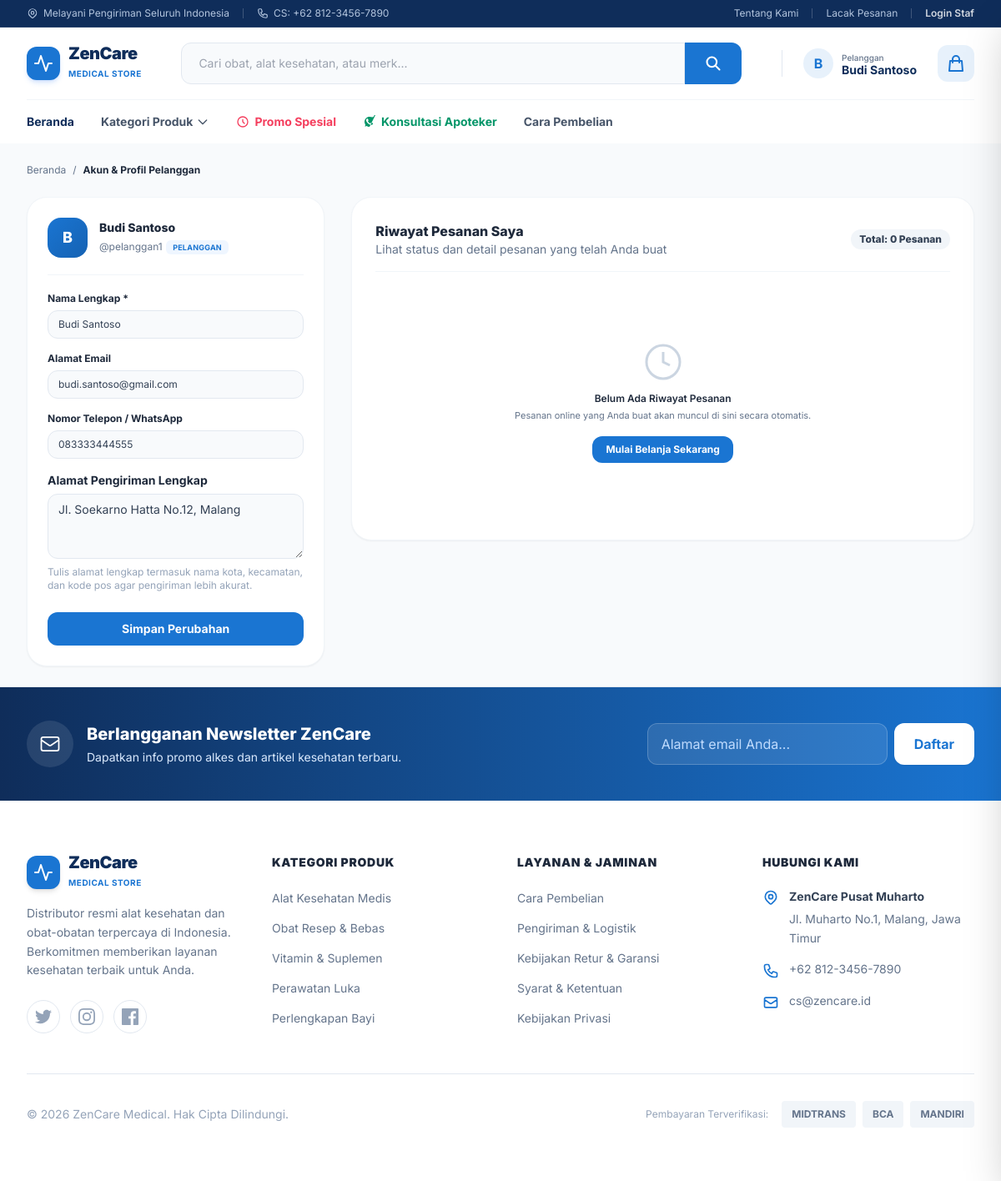
Page /ecommerce/profil.php (signed in) on the committed database.
### tables this page shows
CREATE TABLE users (
    id INT AUTO_INCREMENT PRIMARY KEY,
    username VARCHAR(50) NOT NULL UNIQUE,
    password VARCHAR(255) NOT NULL COMMENT 'bcrypt hash',
    nama_lengkap VARCHAR(100) NOT NULL,
    role ENUM('superadmin', 'admin', 'pelanggan') NOT NULL,
     
    email VARCHAR(150) NULL,
    telepon VARCHAR(20) NULL,
    alamat TEXT NULL COMMENT 'Alamat utama pelanggan untuk pengiriman',
    kota_id INT NULL COMMENT 'ID kota RajaOngkir untuk kalkulasi ongkir',
    is_active BOOLEAN DEFAULT 1,
    created_at TIMESTAMP DEFAULT CURRENT_TIMESTAMP
);

### ecommerce/profil.php (the view, shortened to what this page needs)
<?php
require_once __DIR__ . '/header.php';
$userId = $_SESSION['user_id'];
$stmtUser = $pdo->prepare("SELECT * FROM users WHERE id = ?");
$stmtUser->execute([$userId]);
$user = $stmtUser->fetch();
$stmtOrders = $pdo->prepare("
    SELECT p.*, 'Pusat' AS nama_cabang
    FROM penjualan p
    WHERE p.id_user = ?
    ORDER BY p.id DESC
");
$stmtOrders->execute([$userId]);
$orders = $stmtOrders->fetchAll();
$orderDetails = [];
?>
<main class="max-w-7xl mx-auto px-4 lg:px-8 py-6 flex-1 w-full">
    <nav class="flex items-center gap-2 text-xs text-zcMut mb-6">
        <a href="index.php" class="hover:text-zc transition">Beranda</a>
        <span>/</span>
        <span class="text-zcTxt font-bold">Akun &amp; Profil Pelanggan</span>
    </nav>
    <div class="grid grid-cols-1 lg:grid-cols-12 gap-8 items-start">
        <div class="lg:col-span-4 bg-white border border-slate-100 rounded-3xl p-6 shadow-sm">
            <div class="flex items-center gap-3.5 pb-5 border-b border-slate-100 mb-5">
                <div class="w-12 h-12 rounded-2xl bg-gradient-to-br from-zc to-zcHv text-white font-extrabold text-lg flex items-center justify-center shadow-xs">
                    <?= strtoupper(substr($user['nama_lengkap'] ?? 'P', 0, 1)) ?>
                </div>
                <div>
                    <h2 class="text-sm font-extrabold text-zcTxt leading-tight"><?= htmlspecialchars($user['nama_lengkap'] ?? '') ?></h2>
                    <span class="text-xs text-zcMut">@<?= htmlspecialchars($user['username'] ?? '') ?></span>
                    <span class="inline-block mt-0.5 px-2 py-0.5 rounded-md bg-blue-50 text-zc font-bold text-[9px] uppercase tracking-wide">
                        <?= htmlspecialchars($user['role'] ?? 'pelanggan') ?>
                    </span>
                </div>
            </div>
            <form method="POST" class="space-y-4 text-xs">
                <div>
                    <label class="block font-bold text-zcTxt mb-1.5">Nama Lengkap *</label>
                    <input type="text" name="nama_lengkap" required value="<?= htmlspecialchars($user['nama_lengkap'] ?? '') ?>"
                           class="w-full px-3 py-2 border border-slate-200 rounded-xl bg-slate-50 focus:bg-white focus:outline-none focus:border-zc transition">
                </div>
                <div>
                    <label class="block font-bold text-zcTxt mb-1.5">Alamat Email</label>
                    <input type="email" name="email" value="<?= htmlspecialchars($user['email'] ?? '') ?>" placeholder="nama@email.com"
                           class="w-full px-3 py-2 border border-slate-200 rounded-xl bg-slate-50 focus:bg-white focus:outline-none focus:border-zc transition">
                </div>
                <div>
                    <label class="block font-bold text-zcTxt mb-1.5">Nomor Telepon / WhatsApp</label>
                    <input type="text" name="telepon" value="<?= htmlspecialchars($user['telepon'] ?? '') ?>" placeholder="08123456789"
                           class="w-full px-3 py-2 border border-slate-200 rounded-xl bg-slate-50 focus:bg-white focus:outline-none focus:border-zc transition">
                </div>
                <div>
                    <label class="block font-bold text-zcTxt mb-1.5 text-sm">Alamat Pengiriman Lengkap</label>
                    <textarea name="alamat" rows="3" placeholder="Jl. Raya No. 123, RT/RW, Kelurahan, Kecamatan, Kota/Kabupaten, Provinsi, Kode Pos"
                              class="w-full px-3 py-2 border border-slate-200 rounded-xl bg-slate-50 focus:bg-white focus:outline-none focus:border-zc transition text-sm"><?= htmlspecialchars($user['alamat'] ?? '') ?></textarea>
                    <p class="text-xs text-slate-400 mt-1">Tulis alamat lengkap termasuk nama kota, kecamatan, dan kode pos agar pengiriman lebih akurat.</p>
                </div>
                <div class="pt-2">
                    <button type="submit" class="w-full py-2.5 px-4 bg-zc hover:bg-zcHv text-white font-bold rounded-xl shadow-xs transition cursor-pointer active:scale-95 text-sm">
                        Simpan Perubahan
                    </button>
                </div>
            </form>
        </div>
        <div class="lg:col-span-8 bg-white border border-slate-100 rounded-3xl p-6 sm:p-7 shadow-sm">
            <div class="flex items-center justify-between pb-4 border-b border-slate-100 mb-5">
                <div>
                    <h2 class="text-base font-extrabold text-zcTxt">Riwayat Pesanan Saya</h2>
                    <p class="text-sm text-zcMut">Lihat status dan detail pesanan yang telah Anda buat</p>
                </div>
                <span class="text-xs font-extrabold bg-slate-100 text-slate-700 px-2.5 py-1 rounded-full">
                    Total: <?= count($orders) ?> Pesanan
                </span>
            </div>
            <?php if (!empty($orders)): ?>
                <div class="space-y-4">
                    <?php foreach ($orders as $ord):
                        $status = $ord['status_pesanan'];
                        if ($status === 'Selesai') {
                            $badgeClass = 'bg-emerald-50 text-emerald-700 border-emerald-200';
                        } elseif ($status === 'Diproses' || $status === 'Dikirim') {
                            $badgeClass = 'bg-blue-50 text-blue-700 border-blue-200';
                        } elseif ($status === 'Dibatalkan') {
                            $badgeClass = 'bg-rose-50 text-rose-700 border-rose-200';
                        } else {
                            $badgeClass = 'bg-amber-50 text-amber-800 border-amber-200';
                        }
                        $items = $orderDetails[$ord['id']] ?? [];
                    ?>
                    <div class="border border-slate-100 rounded-2xl p-4 hover:border-zc/30 hover:shadow-xs transition-all bg-slate-50/40">
                        <div class="flex flex-col sm:flex-row sm:items-center justify-between gap-2 pb-3 border-b border-slate-100 text-xs">
                            <div class="flex items-center gap-2">
                                <span class="font-mono font-bold text-zcTxt text-[13px]"><?= htmlspecialchars($ord['no_invoice']) ?></span>
                                <span class="text-slate-300">&bull;</span>
                                <span class="text-zcMut text-[11px]"><?= date('d M Y, H:i', strtotime($ord['created_at'])) ?></span>
                            </div>
                            <div class="flex items-center gap-2 self-start sm:self-auto">
                                <span class="px-2.5 py-0.5 rounded-md border text-[10px] font-bold <?= $badgeClass ?>">
                                    <?= htmlspecialchars($status) ?>
                                </span>
                                <?php if ($status === 'Menunggu Pembayaran'): ?>
                                    <button onclick="lanjutkanPembayaran('<?= htmlspecialchars($ord['snap_token']) ?>', '<?= htmlspecialchars($ord['no_invoice']) ?>')" class="px-2 py-0.5 bg-zc border border-zc hover:bg-zcHv text-white text-[10px] font-bold rounded-md shadow-2xs transition flex items-center gap-1">
                                        Bayar
                                    </button>
                                    <form method="POST" class="m-0 p-0" onsubmit="return confirm('Apakah Anda yakin ingin membatalkan pesanan ini?');">
                                        <input type="hidden" name="action" value="cancel_order">
                                        <input type="hidden" name="no_invoice" value="<?= htmlspecialchars($ord['no_invoice']) ?>">
                                        <button type="submit" class="px-2 py-0.5 bg-white border border-rose-200 hover:border-rose-500 text-rose-500 text-[10px] font-bold rounded-md shadow-2xs transition flex items-center gap-1">
                                            Batal
                                        </button>
                                    </form>
                                <?php elseif (in_array($status, ['Dikirim', 'Siap Diambil'])): ?>
                                    <form method="POST" class="m-0 p-0" onsubmit="return confirm('Apakah Anda yakin telah menerima pesanan ini dengan baik?');">
                                        <input type="hidden" name="action" value="selesai_order">
                                        <input type="hidden" name="no_invoice" value="<?= htmlspecialchars($ord['no_invoice']) ?>">
                                        <button type="submit" class="px-2 py-0.5 bg-emerald-500 hover:bg-emerald-600 border border-emerald-600 text-white text-[10px] font-bold rounded-md shadow-2xs transition flex items-center gap-1">
                                            Pesanan Diterima
                                        </button>
                                    </form>
                                    <a href="../pos/cetak_invoice.php?no_invoice=<?= urlencode($ord['no_invoice']) ?>" target="_blank"
                                       class="px-2 py-0.5 bg-white border border-slate-200 hover:border-zc text-zc text-[10px] font-bold rounded-md shadow-2xs transition flex items-center gap-1">
                                        Struk
                                    </a>
                                <?php else: ?>
                                    <a href="../pos/cetak_invoice.php?no_invoice=<?= urlencode($ord['no_invoice']) ?>" target="_blank"
                                       class="px-2 py-0.5 bg-white border border-slate-200 hover:border-zc text-zc text-[10px] font-bold rounded-md shadow-2xs transition flex items-center gap-1">
                                        <svg class="w-3 h-3" viewBox="0 0 24 24" fill="none" stroke="currentColor" stroke-width="2"><path d="M6 9V2h12v7M6 18H4a2 2 0 01-2-2v-5a2 2 0 012-2h16a2 2 0 012 2v5a2 2 0 01-2 2h-2"/><rect x="6" y="14" width="12" height="8"/></svg>
                                        Struk
                                    </a>
                                <?php endif; ?>
                            </div>
                        </div>
                        <div class="py-3 text-xs space-y-1.5">
                            <?php foreach ($items as $it): ?>
                            <div class="flex items-center justify-between text-slate-700">
                                <div class="flex items-center gap-2 truncate max-w-md">
                                    <span class="w-1.5 h-1.5 rounded-full bg-zc/50 shrink-0"></span>
                                    <span class="font-semibold text-zcTxt truncate"><?= htmlspecialchars($it['nama_produk']) ?> &mdash; <?= htmlspecialchars($it['nama_variasi']) ?></span>
                                    <span class="text-zcMut text-[11px]">x<?= intval($it['qty']) ?> <?= htmlspecialchars($it['satuan_besar'] ?: 'Box') ?></span>
                                </div>
                                <span class="font-medium text-[11px] shrink-0">
                                    Rp <?= number_format($it['harga_satuan'] * $it['qty'], 0, ',', '.') ?>
                                </span>
                            </div>
                            <?php endforeach; ?>
                        </div>
                        <div class="pt-3 border-t border-slate-100 flex flex-col sm:flex-row sm:items-center justify-between gap-2 text-xs">
                            <div class="text-[11px] text-zcMut">
                                <span>Kurir: <strong class="text-zcTxt"><?= strtoupper(htmlspecialchars($ord['kurir'] ?: 'REGULER')) ?> (<?= htmlspecialchars($ord['layanan'] ?: '-') ?>)</strong></span>
                                <span class="mx-1.5">&bull;</span>
                                <span>Ongkir: Rp <?= number_format($ord['ongkir'], 0, ',', '.') ?></span>
                            </div>
                            <div class="flex items-baseline gap-1.5">
                                <span class="text-xs text-zcMut">Total Bayar:</span>
                                <span class="text-sm font-extrabold text-zcTxt">
                                    Rp <?= number_format($ord['total_harga'], 0, ',', '.') ?>
                                </span>
                            </div>
                        </div>
                    </div>
                    <?php endforeach; ?>
                </div>
            <?php else: ?>
                <div class="py-16 text-center text-slate-400">
                    <svg class="w-12 h-12 text-slate-300 mx-auto mb-3" viewBox="0 0 24 24" fill="none" stroke="currentColor" stroke-width="1.5"><circle cx="12" cy="12" r="10"/><polyline points="12 6 12 12 16 14"/></svg>
                    <p class="text-xs font-semibold text-zcTxt mb-1">Belum Ada Riwayat Pesanan</p>
                    <p class="text-[11px] text-zcMut mb-4">Pesanan online yang Anda buat akan muncul di sini secara otomatis.</p>
                    <a href="index.php" class="inline-block px-4 py-2 bg-zc text-white font-bold text-xs rounded-xl shadow-xs hover:bg-zcHv transition">
                        Mulai Belanja Sekarang
                    </a>
                </div>
            <?php endif; ?>
        </div>
    </div>
</main>
<?php require_once __DIR__ . '/footer.php'; ?>

### rows in the picture
users: nama_lengkap "B", nama_lengkap "Budi Santoso", username "pelanggan1", role "PELANGGAN", email "budi.santoso@gmail.com", telepon "083333444555", alamat "Jl. Soekarno Hatta No.12, Malang"

### other values in the picture
substr($namaPelanggan, 0, 1) "B"
$namaPelanggan "Budi Santoso"
count($orders) "0"
